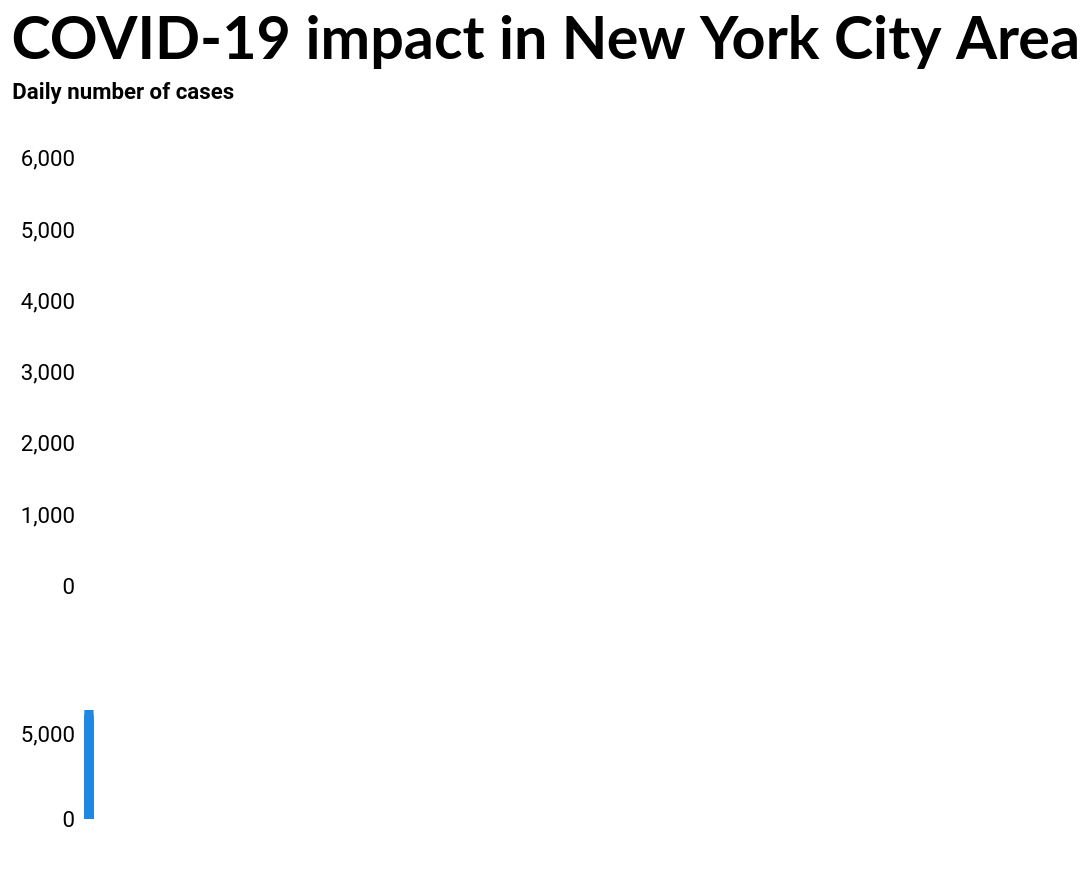

The Vega-Lite source for this figure:
### Vega-Lite specification from a JSON file in a GitHub repository (floating-point values rounded to 4 significant figures)
{"config": {"background": "#FFFFFF", "title": {"anchor": "start", "fontSize": 32, "font": "Lato"}, "axisX": {"domain": true, "domainColor": "#000000", "domainWidth": 1, "grid": false, "labelFontSize": 12, "labelFont": "Roboto", "labelAngle": 0, "tickColor": "#000000", "tickSize": 5, "titleFontSize": 12, "titlePadding": 10, "titleFont": "Roboto"}, "axisY": {"domain": false, "domainWidth": 1, "grid": true, "gridColor": "#DEDDDD", "gridWidth": 1, "labelFontSize": 12, "labelFont": "Roboto", "labelPadding": 8, "ticks": false, "titleFontSize": 12, "titlePadding": 10, "titleFont": "Roboto", "titleAngle": 0, "titleY": -10, "titleX": 18}, "legend": {"labelFontSize": 12, "labelFont": "Roboto", "symbolSize": 100, "titleFontSize": 12, "titlePadding": 10, "titleFont": "Roboto", "orient": "right", "offset": 10}, "view": {"stroke": "transparent"}, "range": {"category": ["#1696d2", "#ec008b", "#fdbf11", "#000000", "#d2d2d2", "#55b748"], "diverging": ["#ca5800", "#fdbf11", "#fdd870", "#fff2cf", "#cfe8f3", "#73bfe2", "#1696d2", "#0a4c6a"], "heatmap": ["#ca5800", "#fdbf11", "#fdd870", "#fff2cf", "#cfe8f3", "#73bfe2", "#1696d2", "#0a4c6a"], "ordinal": ["#cfe8f3", "#a2d4ec", "#73bfe2", "#46abdb", "#1696d2", "#12719e"], "ramp": ["#CFE8F3", "#A2D4EC", "#73BFE2", "#46ABDB", "#1696D2", "#12719E", "#0A4C6A", "#062635"]}, "area": {"fill": "#1696d2"}, "rect": {"fill": "#1696d2"}, "line": {"color": "#1696d2", "stroke": "#1696d2", "strokeWidth": 5}, "trail": {"color": "#1696d2", "stroke": "#1696d2", "strokeWidth": 0, "size": 1}, "path": {"stroke": "#1696d2", "strokeWidth": 0.5}, "point": {"filled": true}, "text": {"font": "Lato", "color": "#1696d2", "fontSize": 11, "align": "center", "fontWeight": 400, "size": 11}, "style": {"bar": {"fill": "#1696d2", "stroke": null}}, "arc": {"fill": "#1696d2"}, "shape": {"stroke": "#1696d2"}, "symbol": {"fill": "#1696d2", "size": 30}}, "vconcat": [{"mark": {"type": "bar", "color": "#1e88e5"}, "encoding": {"color": {"condition": {"value": "#1e88e5", "selection": {"not": "selector047"}}, "value": "#b1010f"}, "size": {"condition": {"value": 3, "selection": {"not": "selector047"}}, "value": 6}, "tooltip": [{"type": "nominal", "field": "area_name", "title": "Area Name"}, {"type": "temporal", "field": "DATE_OF_INTEREST", "title": "Date"}, {"type": "quantitative", "field": "CASE_COUNT", "title": "Daily new cases"}, {"type": "quantitative", "field": "Total_count", "title": "Total cases"}], "x": {"type": "temporal", "axis": {"labels": false, "title": " "}, "field": "DATE_OF_INTEREST", "scale": {"domain": {"selection": "selector046"}}}, "y": {"type": "quantitative", "axis": {"title": "Daily number of cases"}, "field": "CASE_COUNT"}}, "height": 250, "selection": {"selector047": {"type": "single", "on": "mouseover", "fields": ["DATE_OF_INTEREST"], "nearest": true}}, "title": "COVID-19 impact in New York City Area", "width": "container"}, {"mark": {"type": "bar", "color": "#1e88e5"}, "encoding": {"color": {"condition": {"value": "#1e88e5", "selection": "selector046"}, "value": "lightgray"}, "x": {"type": "temporal", "axis": {"title": " "}, "field": "DATE_OF_INTEREST"}, "y": {"type": "quantitative", "axis": {"title": " "}, "field": "CASE_COUNT"}}, "height": 60, "selection": {"selector046": {"type": "interval", "encodings": ["x"]}}, "width": "container"}], "data": {"name": "data-22fac4ef31a4ee887f138225bccd9799"}, "$schema": "https://vega.github.io/schema/vega-lite/v5.json", "datasets": {"data-22fac4ef31a4ee887f138225bccd9799": [{"DATE_OF_INTEREST": "2020-02-29T00:00:00", "CASE_COUNT": 1, "HOSPITALIZED_COUNT": 14, "DEATH_COUNT": 0, "Total_count": 1, "area_name": "New York City"}, {"DATE_OF_INTEREST": "2020-03-01T00:00:00", "CASE_COUNT": 1, "HOSPITALIZED_COUNT": 4, "DEATH_COUNT": 0, "Total_count": 2, "area_name": "New York City"}, {"DATE_OF_INTEREST": "2020-03-02T00:00:00", "CASE_COUNT": 0, "HOSPITALIZED_COUNT": 23, "DEATH_COUNT": 0, "Total_count": 2, "area_name": "New York City"}, {"DATE_OF_INTEREST": "2020-03-03T00:00:00", "CASE_COUNT": 2, "HOSPITALIZED_COUNT": 22, "DEATH_COUNT": 0, "Total_count": 4, "area_name": "New York City"}, {"DATE_OF_INTEREST": "2020-03-04T00:00:00", "CASE_COUNT": 5, "HOSPITALIZED_COUNT": 22, "DEATH_COUNT": 0, "Total_count": 9, "area_name": "New York City"}, {"DATE_OF_INTEREST": "2020-03-05T00:00:00", "CASE_COUNT": 3, "HOSPITALIZED_COUNT": 21, "DEATH_COUNT": 0, "Total_count": 12, "area_name": "New York City"}, {"DATE_OF_INTEREST": "2020-03-06T00:00:00", "CASE_COUNT": 8, "HOSPITALIZED_COUNT": 23, "DEATH_COUNT": 0, "Total_count": 20, "area_name": "New York City"}, {"DATE_OF_INTEREST": "2020-03-07T00:00:00", "CASE_COUNT": 7, "HOSPITALIZED_COUNT": 16, "DEATH_COUNT": 0, "Total_count": 27, "area_name": "New York City"}, {"DATE_OF_INTEREST": "2020-03-08T00:00:00", "CASE_COUNT": 21, "HOSPITALIZED_COUNT": 17, "DEATH_COUNT": 0, "Total_count": 48, "area_name": "New York City"}, {"DATE_OF_INTEREST": "2020-03-09T00:00:00", "CASE_COUNT": 58, "HOSPITALIZED_COUNT": 52, "DEATH_COUNT": 0, "Total_count": 106, "area_name": "New York City"}, {"DATE_OF_INTEREST": "2020-03-10T00:00:00", "CASE_COUNT": 70, "HOSPITALIZED_COUNT": 65, "DEATH_COUNT": 0, "Total_count": 176, "area_name": "New York City"}, {"DATE_OF_INTEREST": "2020-03-11T00:00:00", "CASE_COUNT": 155, "HOSPITALIZED_COUNT": 87, "DEATH_COUNT": 1, "Total_count": 331, "area_name": "New York City"}, {"DATE_OF_INTEREST": "2020-03-12T00:00:00", "CASE_COUNT": 357, "HOSPITALIZED_COUNT": 90, "DEATH_COUNT": 0, "Total_count": 688, "area_name": "New York City"}, {"DATE_OF_INTEREST": "2020-03-13T00:00:00", "CASE_COUNT": 620, "HOSPITALIZED_COUNT": 148, "DEATH_COUNT": 0, "Total_count": 1308, "area_name": "New York City"}, {"DATE_OF_INTEREST": "2020-03-14T00:00:00", "CASE_COUNT": 642, "HOSPITALIZED_COUNT": 158, "DEATH_COUNT": 2, "Total_count": 1950, "area_name": "New York City"}, {"DATE_OF_INTEREST": "2020-03-15T00:00:00", "CASE_COUNT": 1033, "HOSPITALIZED_COUNT": 192, "DEATH_COUNT": 5, "Total_count": 2983, "area_name": "New York City"}, {"DATE_OF_INTEREST": "2020-03-16T00:00:00", "CASE_COUNT": 2122, "HOSPITALIZED_COUNT": 309, "DEATH_COUNT": 9, "Total_count": 5105, "area_name": "New York City"}, {"DATE_OF_INTEREST": "2020-03-17T00:00:00", "CASE_COUNT": 2457, "HOSPITALIZED_COUNT": 353, "DEATH_COUNT": 8, "Total_count": 7562, "area_name": "New York City"}, {"DATE_OF_INTEREST": "2020-03-18T00:00:00", "CASE_COUNT": 2980, "HOSPITALIZED_COUNT": 464, "DEATH_COUNT": 20, "Total_count": 10542, "area_name": "New York City"}, {"DATE_OF_INTEREST": "2020-03-19T00:00:00", "CASE_COUNT": 3712, "HOSPITALIZED_COUNT": 551, "DEATH_COUNT": 24, "Total_count": 14254, "area_name": "New York City"}, {"DATE_OF_INTEREST": "2020-03-20T00:00:00", "CASE_COUNT": 4013, "HOSPITALIZED_COUNT": 662, "DEATH_COUNT": 46, "Total_count": 18267, "area_name": "New York City"}, {"DATE_OF_INTEREST": "2020-03-21T00:00:00", "CASE_COUNT": 2639, "HOSPITALIZED_COUNT": 687, "DEATH_COUNT": 45, "Total_count": 20906, "area_name": "New York City"}, {"DATE_OF_INTEREST": "2020-03-22T00:00:00", "CASE_COUNT": 2580, "HOSPITALIZED_COUNT": 724, "DEATH_COUNT": 50, "Total_count": 23486, "area_name": "New York City"}, {"DATE_OF_INTEREST": "2020-03-23T00:00:00", "CASE_COUNT": 3567, "HOSPITALIZED_COUNT": 1033, "DEATH_COUNT": 82, "Total_count": 27053, "area_name": "New York City"}, {"DATE_OF_INTEREST": "2020-03-24T00:00:00", "CASE_COUNT": 4497, "HOSPITALIZED_COUNT": 1142, "DEATH_COUNT": 94, "Total_count": 31550, "area_name": "New York City"}, {"DATE_OF_INTEREST": "2020-03-25T00:00:00", "CASE_COUNT": 4840, "HOSPITALIZED_COUNT": 1297, "DEATH_COUNT": 120, "Total_count": 36390, "area_name": "New York City"}, {"DATE_OF_INTEREST": "2020-03-26T00:00:00", "CASE_COUNT": 5025, "HOSPITALIZED_COUNT": 1423, "DEATH_COUNT": 186, "Total_count": 41415, "area_name": "New York City"}, {"DATE_OF_INTEREST": "2020-03-27T00:00:00", "CASE_COUNT": 5097, "HOSPITALIZED_COUNT": 1380, "DEATH_COUNT": 212, "Total_count": 46512, "area_name": "New York City"}, {"DATE_OF_INTEREST": "2020-03-28T00:00:00", "CASE_COUNT": 3458, "HOSPITALIZED_COUNT": 1337, "DEATH_COUNT": 265, "Total_count": 49970, "area_name": "New York City"}, {"DATE_OF_INTEREST": "2020-03-29T00:00:00", "CASE_COUNT": 3526, "HOSPITALIZED_COUNT": 1384, "DEATH_COUNT": 286, "Total_count": 53496, "area_name": "New York City"}, {"DATE_OF_INTEREST": "2020-03-30T00:00:00", "CASE_COUNT": 6114, "HOSPITALIZED_COUNT": 1691, "DEATH_COUNT": 321, "Total_count": 59610, "area_name": "New York City"}, {"DATE_OF_INTEREST": "2020-03-31T00:00:00", "CASE_COUNT": 5433, "HOSPITALIZED_COUNT": 1628, "DEATH_COUNT": 372, "Total_count": 65043, "area_name": "New York City"}, {"DATE_OF_INTEREST": "2020-04-01T00:00:00", "CASE_COUNT": 5436, "HOSPITALIZED_COUNT": 1545, "DEATH_COUNT": 431, "Total_count": 70479, "area_name": "New York City"}, {"DATE_OF_INTEREST": "2020-04-02T00:00:00", "CASE_COUNT": 5753, "HOSPITALIZED_COUNT": 1592, "DEATH_COUNT": 486, "Total_count": 76232, "area_name": "New York City"}, {"DATE_OF_INTEREST": "2020-04-03T00:00:00", "CASE_COUNT": 5659, "HOSPITALIZED_COUNT": 1600, "DEATH_COUNT": 482, "Total_count": 81891, "area_name": "New York City"}, {"DATE_OF_INTEREST": "2020-04-04T00:00:00", "CASE_COUNT": 3856, "HOSPITALIZED_COUNT": 1330, "DEATH_COUNT": 488, "Total_count": 85747, "area_name": "New York City"}, {"DATE_OF_INTEREST": "2020-04-05T00:00:00", "CASE_COUNT": 3776, "HOSPITALIZED_COUNT": 1322, "DEATH_COUNT": 565, "Total_count": 89523, "area_name": "New York City"}, {"DATE_OF_INTEREST": "2020-04-06T00:00:00", "CASE_COUNT": 6368, "HOSPITALIZED_COUNT": 1694, "DEATH_COUNT": 564, "Total_count": 95891, "area_name": "New York City"}, {"DATE_OF_INTEREST": "2020-04-07T00:00:00", "CASE_COUNT": 6053, "HOSPITALIZED_COUNT": 1567, "DEATH_COUNT": 590, "Total_count": 101944, "area_name": "New York City"}, {"DATE_OF_INTEREST": "2020-04-08T00:00:00", "CASE_COUNT": 5563, "HOSPITALIZED_COUNT": 1521, "DEATH_COUNT": 544, "Total_count": 107507, "area_name": "New York City"}, {"DATE_OF_INTEREST": "2020-04-09T00:00:00", "CASE_COUNT": 5039, "HOSPITALIZED_COUNT": 1402, "DEATH_COUNT": 534, "Total_count": 112546, "area_name": "New York City"}, {"DATE_OF_INTEREST": "2020-04-10T00:00:00", "CASE_COUNT": 4498, "HOSPITALIZED_COUNT": 1317, "DEATH_COUNT": 517, "Total_count": 117044, "area_name": "New York City"}, {"DATE_OF_INTEREST": "2020-04-11T00:00:00", "CASE_COUNT": 3710, "HOSPITALIZED_COUNT": 1079, "DEATH_COUNT": 523, "Total_count": 120754, "area_name": "New York City"}, {"DATE_OF_INTEREST": "2020-04-12T00:00:00", "CASE_COUNT": 2870, "HOSPITALIZED_COUNT": 979, "DEATH_COUNT": 555, "Total_count": 123624, "area_name": "New York City"}, {"DATE_OF_INTEREST": "2020-04-13T00:00:00", "CASE_COUNT": 3300, "HOSPITALIZED_COUNT": 1205, "DEATH_COUNT": 550, "Total_count": 126924, "area_name": "New York City"}, {"DATE_OF_INTEREST": "2020-04-14T00:00:00", "CASE_COUNT": 4131, "HOSPITALIZED_COUNT": 1065, "DEATH_COUNT": 503, "Total_count": 131055, "area_name": "New York City"}, {"DATE_OF_INTEREST": "2020-04-15T00:00:00", "CASE_COUNT": 3866, "HOSPITALIZED_COUNT": 971, "DEATH_COUNT": 436, "Total_count": 134921, "area_name": "New York City"}, {"DATE_OF_INTEREST": "2020-04-16T00:00:00", "CASE_COUNT": 3517, "HOSPITALIZED_COUNT": 857, "DEATH_COUNT": 399, "Total_count": 138438, "area_name": "New York City"}, {"DATE_OF_INTEREST": "2020-04-17T00:00:00", "CASE_COUNT": 3574, "HOSPITALIZED_COUNT": 895, "DEATH_COUNT": 366, "Total_count": 142012, "area_name": "New York City"}, {"DATE_OF_INTEREST": "2020-04-18T00:00:00", "CASE_COUNT": 2164, "HOSPITALIZED_COUNT": 648, "DEATH_COUNT": 360, "Total_count": 144176, "area_name": "New York City"}, {"DATE_OF_INTEREST": "2020-04-19T00:00:00", "CASE_COUNT": 2349, "HOSPITALIZED_COUNT": 592, "DEATH_COUNT": 373, "Total_count": 146525, "area_name": "New York City"}, {"DATE_OF_INTEREST": "2020-04-20T00:00:00", "CASE_COUNT": 3776, "HOSPITALIZED_COUNT": 717, "DEATH_COUNT": 348, "Total_count": 150301, "area_name": "New York City"}, {"DATE_OF_INTEREST": "2020-04-21T00:00:00", "CASE_COUNT": 3055, "HOSPITALIZED_COUNT": 648, "DEATH_COUNT": 306, "Total_count": 153356, "area_name": "New York City"}, {"DATE_OF_INTEREST": "2020-04-22T00:00:00", "CASE_COUNT": 3458, "HOSPITALIZED_COUNT": 597, "DEATH_COUNT": 298, "Total_count": 156814, "area_name": "New York City"}, {"DATE_OF_INTEREST": "2020-04-23T00:00:00", "CASE_COUNT": 2844, "HOSPITALIZED_COUNT": 517, "DEATH_COUNT": 307, "Total_count": 159658, "area_name": "New York City"}, {"DATE_OF_INTEREST": "2020-04-24T00:00:00", "CASE_COUNT": 2537, "HOSPITALIZED_COUNT": 555, "DEATH_COUNT": 297, "Total_count": 162195, "area_name": "New York City"}, {"DATE_OF_INTEREST": "2020-04-25T00:00:00", "CASE_COUNT": 1593, "HOSPITALIZED_COUNT": 405, "DEATH_COUNT": 239, "Total_count": 163788, "area_name": "New York City"}, {"DATE_OF_INTEREST": "2020-04-26T00:00:00", "CASE_COUNT": 1006, "HOSPITALIZED_COUNT": 376, "DEATH_COUNT": 231, "Total_count": 164794, "area_name": "New York City"}, {"DATE_OF_INTEREST": "2020-04-27T00:00:00", "CASE_COUNT": 2307, "HOSPITALIZED_COUNT": 443, "DEATH_COUNT": 255, "Total_count": 167101, "area_name": "New York City"}, {"DATE_OF_INTEREST": "2020-04-28T00:00:00", "CASE_COUNT": 2723, "HOSPITALIZED_COUNT": 441, "DEATH_COUNT": 217, "Total_count": 169824, "area_name": "New York City"}, {"DATE_OF_INTEREST": "2020-04-29T00:00:00", "CASE_COUNT": 2341, "HOSPITALIZED_COUNT": 405, "DEATH_COUNT": 228, "Total_count": 172165, "area_name": "New York City"}, {"DATE_OF_INTEREST": "2020-04-30T00:00:00", "CASE_COUNT": 2016, "HOSPITALIZED_COUNT": 334, "DEATH_COUNT": 206, "Total_count": 174181, "area_name": "New York City"}, {"DATE_OF_INTEREST": "2020-05-01T00:00:00", "CASE_COUNT": 1881, "HOSPITALIZED_COUNT": 343, "DEATH_COUNT": 201, "Total_count": 176062, "area_name": "New York City"}, {"DATE_OF_INTEREST": "2020-05-02T00:00:00", "CASE_COUNT": 1057, "HOSPITALIZED_COUNT": 270, "DEATH_COUNT": 186, "Total_count": 177119, "area_name": "New York City"}, {"DATE_OF_INTEREST": "2020-05-03T00:00:00", "CASE_COUNT": 782, "HOSPITALIZED_COUNT": 253, "DEATH_COUNT": 166, "Total_count": 177901, "area_name": "New York City"}, {"DATE_OF_INTEREST": "2020-05-04T00:00:00", "CASE_COUNT": 1548, "HOSPITALIZED_COUNT": 289, "DEATH_COUNT": 148, "Total_count": 179449, "area_name": "New York City"}, {"DATE_OF_INTEREST": "2020-05-05T00:00:00", "CASE_COUNT": 1508, "HOSPITALIZED_COUNT": 264, "DEATH_COUNT": 140, "Total_count": 180957, "area_name": "New York City"}, {"DATE_OF_INTEREST": "2020-05-06T00:00:00", "CASE_COUNT": 1402, "HOSPITALIZED_COUNT": 255, "DEATH_COUNT": 136, "Total_count": 182359, "area_name": "New York City"}, {"DATE_OF_INTEREST": "2020-05-07T00:00:00", "CASE_COUNT": 1238, "HOSPITALIZED_COUNT": 234, "DEATH_COUNT": 129, "Total_count": 183597, "area_name": "New York City"}, {"DATE_OF_INTEREST": "2020-05-08T00:00:00", "CASE_COUNT": 1086, "HOSPITALIZED_COUNT": 248, "DEATH_COUNT": 120, "Total_count": 184683, "area_name": "New York City"}, {"DATE_OF_INTEREST": "2020-05-09T00:00:00", "CASE_COUNT": 671, "HOSPITALIZED_COUNT": 164, "DEATH_COUNT": 99, "Total_count": 185354, "area_name": "New York City"}, {"DATE_OF_INTEREST": "2020-05-10T00:00:00", "CASE_COUNT": 460, "HOSPITALIZED_COUNT": 140, "DEATH_COUNT": 90, "Total_count": 185814, "area_name": "New York City"}, {"DATE_OF_INTEREST": "2020-05-11T00:00:00", "CASE_COUNT": 1232, "HOSPITALIZED_COUNT": 241, "DEATH_COUNT": 97, "Total_count": 187046, "area_name": "New York City"}, {"DATE_OF_INTEREST": "2020-05-12T00:00:00", "CASE_COUNT": 1286, "HOSPITALIZED_COUNT": 202, "DEATH_COUNT": 85, "Total_count": 188332, "area_name": "New York City"}, {"DATE_OF_INTEREST": "2020-05-13T00:00:00", "CASE_COUNT": 1332, "HOSPITALIZED_COUNT": 202, "DEATH_COUNT": 72, "Total_count": 189664, "area_name": "New York City"}, {"DATE_OF_INTEREST": "2020-05-14T00:00:00", "CASE_COUNT": 1109, "HOSPITALIZED_COUNT": 183, "DEATH_COUNT": 63, "Total_count": 190773, "area_name": "New York City"}, {"DATE_OF_INTEREST": "2020-05-15T00:00:00", "CASE_COUNT": 869, "HOSPITALIZED_COUNT": 201, "DEATH_COUNT": 83, "Total_count": 191642, "area_name": "New York City"}, {"DATE_OF_INTEREST": "2020-05-16T00:00:00", "CASE_COUNT": 489, "HOSPITALIZED_COUNT": 140, "DEATH_COUNT": 72, "Total_count": 192131, "area_name": "New York City"}, {"DATE_OF_INTEREST": "2020-05-17T00:00:00", "CASE_COUNT": 363, "HOSPITALIZED_COUNT": 114, "DEATH_COUNT": 67, "Total_count": 192494, "area_name": "New York City"}, {"DATE_OF_INTEREST": "2020-05-18T00:00:00", "CASE_COUNT": 904, "HOSPITALIZED_COUNT": 142, "DEATH_COUNT": 46, "Total_count": 193398, "area_name": "New York City"}, {"DATE_OF_INTEREST": "2020-05-19T00:00:00", "CASE_COUNT": 995, "HOSPITALIZED_COUNT": 175, "DEATH_COUNT": 50, "Total_count": 194393, "area_name": "New York City"}, {"DATE_OF_INTEREST": "2020-05-20T00:00:00", "CASE_COUNT": 1029, "HOSPITALIZED_COUNT": 91, "DEATH_COUNT": 72, "Total_count": 195422, "area_name": "New York City"}, {"DATE_OF_INTEREST": "2020-05-21T00:00:00", "CASE_COUNT": 1022, "HOSPITALIZED_COUNT": 82, "DEATH_COUNT": 38, "Total_count": 196444, "area_name": "New York City"}, {"DATE_OF_INTEREST": "2020-05-22T00:00:00", "CASE_COUNT": 986, "HOSPITALIZED_COUNT": 110, "DEATH_COUNT": 50, "Total_count": 197430, "area_name": "New York City"}, {"DATE_OF_INTEREST": "2020-05-23T00:00:00", "CASE_COUNT": 444, "HOSPITALIZED_COUNT": 61, "DEATH_COUNT": 47, "Total_count": 197874, "area_name": "New York City"}, {"DATE_OF_INTEREST": "2020-05-24T00:00:00", "CASE_COUNT": 459, "HOSPITALIZED_COUNT": 75, "DEATH_COUNT": 36, "Total_count": 198333, "area_name": "New York City"}, {"DATE_OF_INTEREST": "2020-05-25T00:00:00", "CASE_COUNT": 438, "HOSPITALIZED_COUNT": 63, "DEATH_COUNT": 27, "Total_count": 198771, "area_name": "New York City"}, {"DATE_OF_INTEREST": "2020-05-26T00:00:00", "CASE_COUNT": 684, "HOSPITALIZED_COUNT": 81, "DEATH_COUNT": 23, "Total_count": 199455, "area_name": "New York City"}, {"DATE_OF_INTEREST": "2020-05-27T00:00:00", "CASE_COUNT": 324, "HOSPITALIZED_COUNT": 40, "DEATH_COUNT": 12, "Total_count": 199779, "area_name": "New York City"}, {"DATE_OF_INTEREST": "2020-05-28T00:00:00", "CASE_COUNT": 108, "HOSPITALIZED_COUNT": 5, "DEATH_COUNT": 8, "Total_count": 199887, "area_name": "New York City"}, {"DATE_OF_INTEREST": "2020-05-29T00:00:00", "CASE_COUNT": 6, "HOSPITALIZED_COUNT": 0, "DEATH_COUNT": 0, "Total_count": 199893, "area_name": "New York City"}]}}
